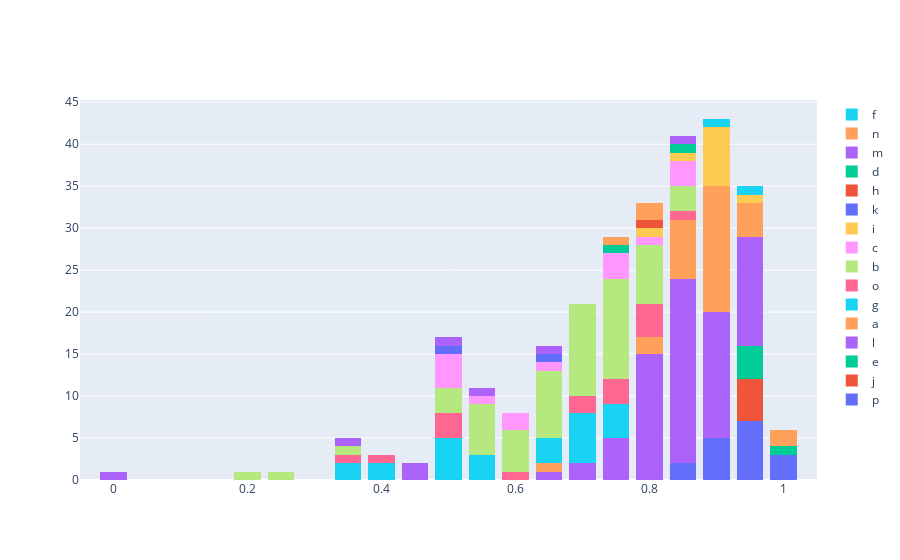

Here is the notebook cell this chart was saved with:
### Code cell
fig1 = go.Figure()
for n in range(0, len(clusterList)):
    for i in range(0, len(clusterList[n])):
        visuals = scaledDF[scaledDF['cluster']==clusterList[n][i]]
        fig1.add_trace(go.Histogram(x=visuals['PLGENACL'], name=clusterList[n][i]))

fig1.update_layout(barmode='stack', bargap=0.22, xaxis_range = [-0.05,1.05])
